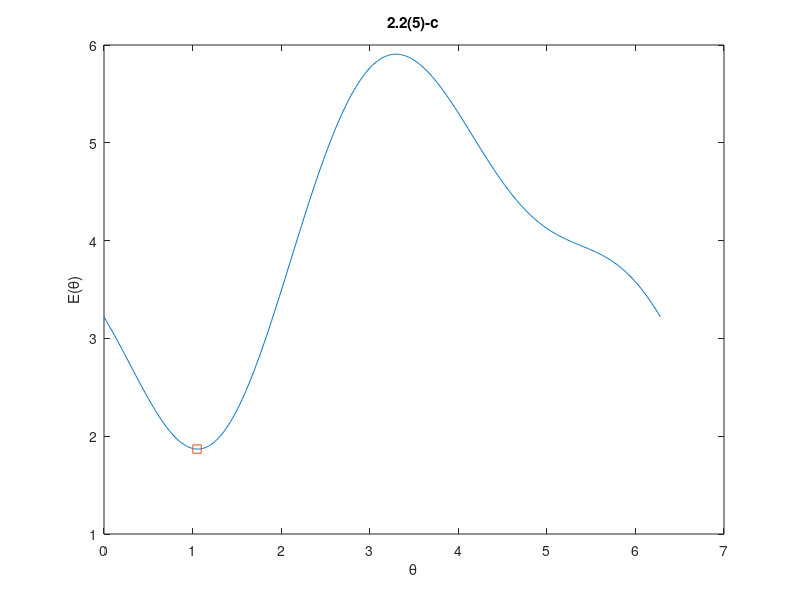

MATLAB code to generate this figure:
function appro_max()
theta = 0: 0.01 :2*pi;
y = foo( theta );
plot(theta, y);
hold on;
minimum = min(y);
fprintf('The minimum is about %f\n', minimum);
plot(1.05,minimum,'s'); % Plot at minimum of f
text(1.05,minimum-2,'Minimum');
xlabel('\theta');
ylabel('E(\theta)');
title('2.2(5)-c');
hold off;
saveas(gcf, '2.2(5).png','png');

function [ ret ] = foo( theta )
u = 0.5 * sin( theta );
v = 0.5 * cos( theta );
ret = exp(u) + exp(2.*v) + exp(u.*v) + u.*u - 3.*u.*v + 4.*v.*v - 3.*u - 5.*v;
